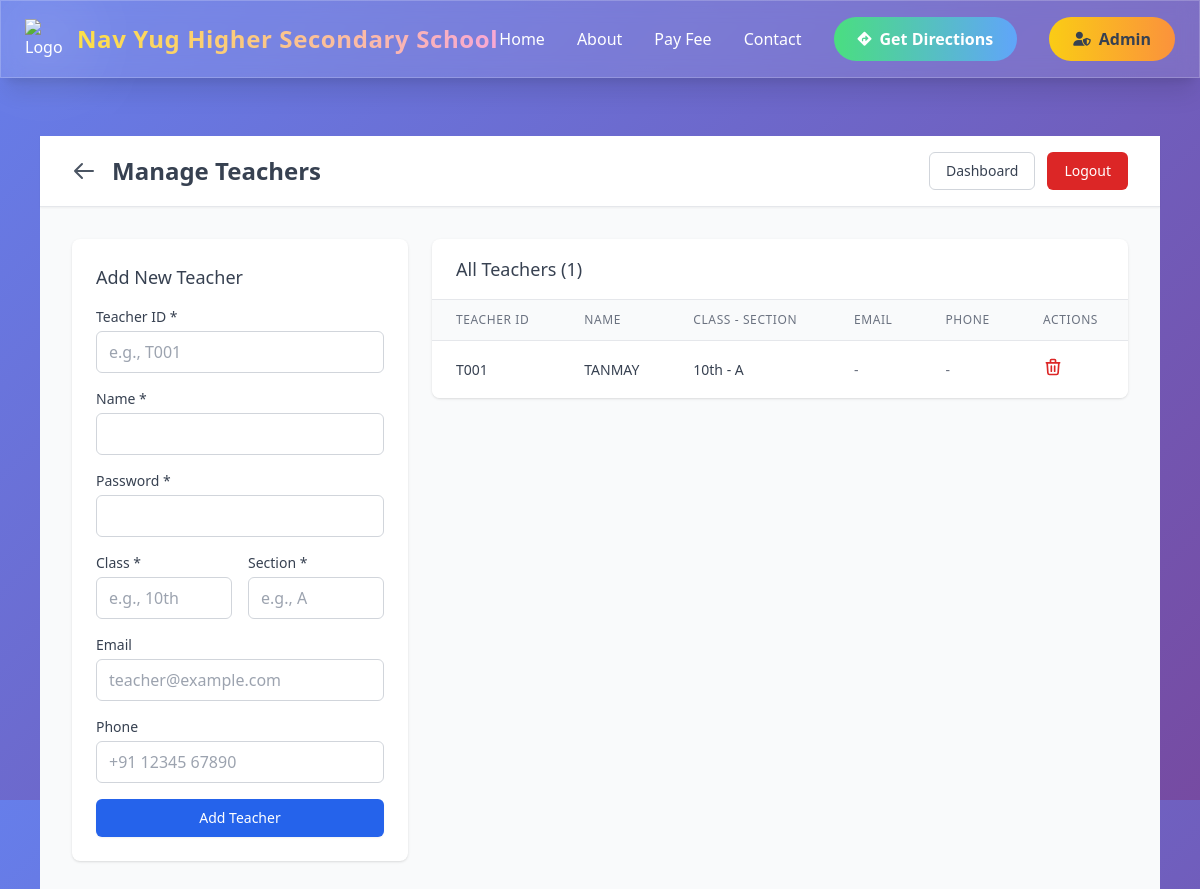
The app's page /admin/teachers (signed in) with its own data.
### app.py (models this page shows, shortened)
class Teacher(db.Model):
    id = db.Column(db.Integer, primary_key=True)
    teacher_id = db.Column(db.String(50), unique=True, nullable=False)
    name = db.Column(db.String(120), nullable=False)
    password = db.Column(db.String(120), nullable=False)
    assigned_class = db.Column(db.String(50), nullable=False)
    assigned_section = db.Column(db.String(10), nullable=False)
    email = db.Column(db.String(120))
    phone = db.Column(db.String(20))
    created_at = db.Column(db.DateTime, default=datetime.utcnow)

### app.py (the view)
@app.route("/admin/teachers")
def admin_teachers():
    if not admin_logged_in():
        return redirect(url_for("admin_login"))
    teachers = Teacher.query.order_by(Teacher.assigned_class, Teacher.assigned_section, Teacher.name).all()
    return render_template("admin_teachers.html", teachers=teachers)

### app.py (called while the page is built)
def admin_logged_in():
    return session.get("admin_logged_in") == True

### templates/admin_teachers.html (shortened to what this page needs)
{% extends "base.html" %}
{% block content %}
<div class="min-h-screen bg-gray-50">
  <div class="bg-white shadow-sm border-b border-gray-200">
    <div class="max-w-7xl mx-auto px-4 sm:px-6 lg:px-8">
      <div class="flex justify-between items-center py-4">
        <div class="flex items-center space-x-4">
          <a href="{{ url_for('admin_dashboard') }}" class="text-gray-600 hover:text-gray-700">
            <svg class="w-6 h-6" fill="none" stroke="currentColor" viewBox="0 0 24 24">
              <path stroke-linecap="round" stroke-linejoin="round" stroke-width="2" d="M10 19l-7-7m0 0l7-7m-7 7h18"></path>
            </svg>
          </a>
          <h1 class="text-2xl font-bold text-gray-700">Manage Teachers</h1>
        </div>
        <div class="flex items-center space-x-3">
          <a href="{{ url_for('admin_dashboard') }}" class="inline-flex items-center px-4 py-2 border border-gray-300 text-sm font-medium rounded-md text-gray-700 bg-white hover:bg-gray-50">
            Dashboard
          </a>
          <a href="{{ url_for('admin_logout') }}" class="inline-flex items-center px-4 py-2 border border-transparent text-sm font-medium rounded-md text-white bg-red-600 hover:bg-red-700">
            Logout
          </a>
        </div>
      </div>
    </div>
  </div>
  <div class="max-w-7xl mx-auto px-4 sm:px-6 lg:px-8 py-8">
    <div class="grid grid-cols-1 lg:grid-cols-3 gap-6">
      <div class="lg:col-span-1">
        <div class="bg-white shadow rounded-lg p-6">
          <h2 class="text-lg font-medium text-gray-700 mb-4">Add New Teacher</h2>
          <form action="{{ url_for('admin_add_teacher') }}" method="post" class="space-y-4">
            <div>
              <label for="teacher_id" class="block text-sm font-medium text-gray-700">Teacher ID *</label>
              <input
                type="text"
                id="teacher_id"
                name="teacher_id"
                required
                placeholder="e.g., T001"
                class="mt-1 block w-full bg-white border border-gray-300 rounded-md px-3 py-2 text-gray-700 focus:outline-none focus:ring-blue-500 focus:border-blue-500"
              >
            </div>
            <div>
              <label for="name" class="block text-sm font-medium text-gray-700">Name *</label>
              <input
                type="text"
                id="name"
                name="name"
                required
                class="mt-1 block w-full bg-white border border-gray-300 rounded-md px-3 py-2 text-gray-700 focus:outline-none focus:ring-blue-500 focus:border-blue-500"
              >
            </div>
            <div>
              <label for="password" class="block text-sm font-medium text-gray-700">Password *</label>
              <input
                type="password"
                id="password"
                name="password"
                required
                class="mt-1 block w-full bg-white border border-gray-300 rounded-md px-3 py-2 text-gray-700 focus:outline-none focus:ring-blue-500 focus:border-blue-500"
              >
            </div>
            <div class="grid grid-cols-2 gap-4">
              <div>
                <label for="assigned_class" class="block text-sm font-medium text-gray-700">Class *</label>
                <input
                  type="text"
                  id="assigned_class"
                  name="assigned_class"
                  required
                  placeholder="e.g., 10th"
                  class="mt-1 block w-full bg-white border border-gray-300 rounded-md px-3 py-2 text-gray-700 focus:outline-none focus:ring-blue-500 focus:border-blue-500"
                >
              </div>
              <div>
                <label for="assigned_section" class="block text-sm font-medium text-gray-700">Section *</label>
                <input
                  type="text"
                  id="assigned_section"
                  name="assigned_section"
                  required
                  placeholder="e.g., A"
                  class="mt-1 block w-full bg-white border border-gray-300 rounded-md px-3 py-2 text-gray-700 focus:outline-none focus:ring-blue-500 focus:border-blue-500"
                >
              </div>
            </div>
            <div>
              <label for="email" class="block text-sm font-medium text-gray-700">Email</label>
              <input
                type="email"
                id="email"
                name="email"
                placeholder="teacher@example.com"
                class="mt-1 block w-full bg-white border border-gray-300 rounded-md px-3 py-2 text-gray-700 focus:outline-none focus:ring-blue-500 focus:border-blue-500"
              >
            </div>
            <div>
              <label for="phone" class="block text-sm font-medium text-gray-700">Phone</label>
              <input
                type="text"
                id="phone"
                name="phone"
                placeholder="+91 12345 67890"
                class="mt-1 block w-full bg-white border border-gray-300 rounded-md px-3 py-2 text-gray-700 focus:outline-none focus:ring-blue-500 focus:border-blue-500"
              >
            </div>
            <button
              type="submit"
              class="w-full flex justify-center py-2 px-4 border border-transparent rounded-md shadow-sm text-sm font-medium text-white bg-blue-600 hover:bg-blue-700 focus:outline-none focus:ring-2 focus:ring-offset-2 focus:ring-blue-500"
            >
              Add Teacher
            </button>
          </form>
        </div>
      </div>
      <div class="lg:col-span-2">
        <div class="bg-white shadow rounded-lg overflow-hidden">
          <div class="px-6 py-4 border-b border-gray-200">
            <h2 class="text-lg font-medium text-gray-700">All Teachers ({{ teachers|length }})</h2>
          </div>
          {% if teachers %}
            <div class="overflow-x-auto">
              <table class="min-w-full divide-y divide-gray-200">
                <thead class="bg-gray-50">
                  <tr>
                    <th class="px-6 py-3 text-left text-xs font-medium text-gray-500 uppercase tracking-wider">Teacher ID</th>
                    <th class="px-6 py-3 text-left text-xs font-medium text-gray-500 uppercase tracking-wider">Name</th>
                    <th class="px-6 py-3 text-left text-xs font-medium text-gray-500 uppercase tracking-wider">Class - Section</th>
                    <th class="px-6 py-3 text-left text-xs font-medium text-gray-500 uppercase tracking-wider">Email</th>
                    <th class="px-6 py-3 text-left text-xs font-medium text-gray-500 uppercase tracking-wider">Phone</th>
                    <th class="px-6 py-3 text-left text-xs font-medium text-gray-500 uppercase tracking-wider">Actions</th>
                  </tr>
                </thead>
                <tbody class="bg-white divide-y divide-gray-200">
                  {% for teacher in teachers %}
                  <tr class="hover:bg-gray-50">
                    <td class="px-6 py-4 whitespace-nowrap text-sm font-medium text-gray-700">{{ teacher.teacher_id }}</td>
                    <td class="px-6 py-4 whitespace-nowrap text-sm text-gray-700">{{ teacher.name }}</td>
                    <td class="px-6 py-4 whitespace-nowrap text-sm text-gray-700">{{ teacher.assigned_class }} - {{ teacher.assigned_section }}</td>
                    <td class="px-6 py-4 whitespace-nowrap text-sm text-gray-500">{{ teacher.email or '-' }}</td>
                    <td class="px-6 py-4 whitespace-nowrap text-sm text-gray-500">{{ teacher.phone or '-' }}</td>
                    <td class="px-6 py-4 whitespace-nowrap text-sm font-medium">
                      <form action="{{ url_for('admin_delete_teacher', teacher_id=teacher.id) }}" method="post" class="inline" onsubmit="return confirm('Are you sure you want to delete teacher {{ teacher.name }}? This will also delete all marks uploaded by this teacher.');">
                        <button type="submit" class="text-red-600 hover:text-red-700" title="Delete">
                          <svg class="w-5 h-5" fill="none" stroke="currentColor" viewBox="0 0 24 24">
                            <path stroke-linecap="round" stroke-linejoin="round" stroke-width="2" d="M19 7l-.867 12.142A2 2 0 0116.138 21H7.862a2 2 0 01-1.995-1.858L5 7m5 4v6m4-6v6m1-10V4a1 1 0 00-1-1h-4a1 1 0 00-1 1v3M4 7h16"></path>
                          </svg>
                        </button>
                      </form>
                    </td>
                  </tr>
                  {% endfor %}
                </tbody>
              </table>
            </div>
          {% endif %}
        </div>
      </div>
    </div>
  </div>
</div>
{% endblock %}

### templates/base.html (style rules this page uses)
html { scroll-behavior: smooth; }
body { background: linear-gradient(135deg, #667eea 0%, #764ba2 100%); min-height: 100vh; position: relative; }
body::before { content: ''; position: fixed; top: 0; left: 0; width: 100%; height: 100%; background-size: cover; z-index: -1; pointer-events: none; }

### records on screen
Teacher: teacher_id "T001", name "TANMAY", assigned_class "10th", assigned_section "A", email "-", phone "-"

### other values on screen
{{ teachers|length }} "1"
